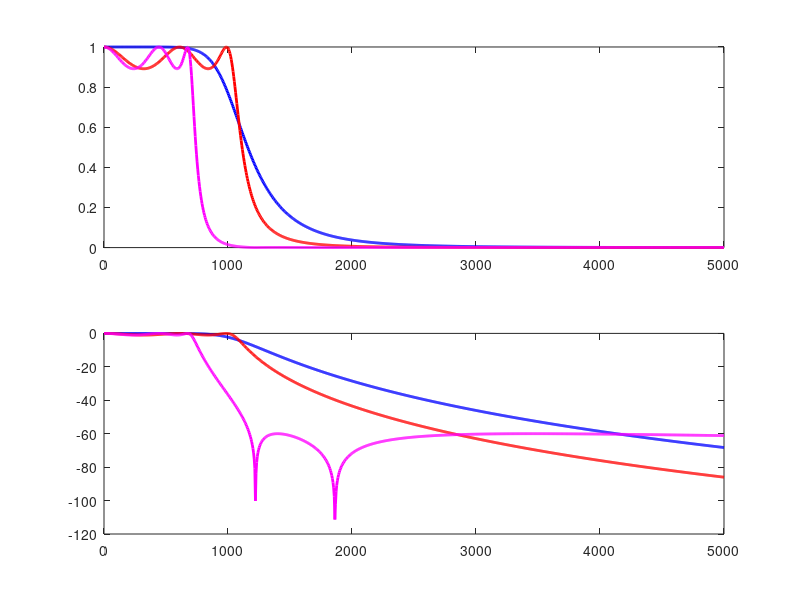

Write MATLAB code to recreate this figure.
clear all
close all
fclose all
clc
pkg load signal

%% Filter analysis
# condition
w  = linspace(0, 10000*pi, 1000);
f  = w/(2*pi);

Wp = 1404*pi;   # frequency in passband
Ws = 8268*pi;   # frequency in stopband
rp = 1;         # ripple in Passband
rs = 60;        # ripple in Stopband

# butterworth
N = 5;
Wc = 2076*pi;
[b, a] = butter(N, Wc, 's');    # butterworth filter
freq_resp = freqs(b,a,w);       # butterworth filter frequency response

magRes = abs(freq_resp);
magRes_dB = 20*log10(magRes/max(magRes));
phaRes = angle(freq_resp);

figure(1),
subplot(2,1,1), plot(f, magRes, 'linewidth', 2, 'color', 'b');
subplot(2,1,2), plot(f, magRes_dB, 'linewidth', 2, 'color', 'b');

# chebyshev filter
N  = 5;
Wp = 1404*pi;
[b, a] = cheby1(N, rp, Wc, 's');
freq_resp = freqs(b,a,w);

magRes = abs(freq_resp);
magRes_dB = 20*log10(magRes/max(magRes));
phaRes = angle(freq_resp);

figure(1),
subplot(2,1,1), hold on,
plot(f, magRes, 'linewidth', 2, 'color', 'r');
subplot(2,1,2), hold on,
plot(f, magRes_dB, 'linewidth', 2, 'color', 'r');

# Elliptic filter
N = 5;
Wp = 1404*pi;
[b, a] = ellip(N, rp, rs, Wp, 's');
freq_resp = freqs(b,a,w);

magRes = abs(freq_resp);
magRes_dB = 20*log10(magRes/max(magRes));
phaRes = angle(freq_resp);

figure(1),
subplot(2,1,1), hold on,
plot(f, magRes, 'linewidth', 2, 'color', 'm');
subplot(2,1,2), hold on,
plot(f, magRes_dB, 'linewidth', 2, 'color', 'm');
































